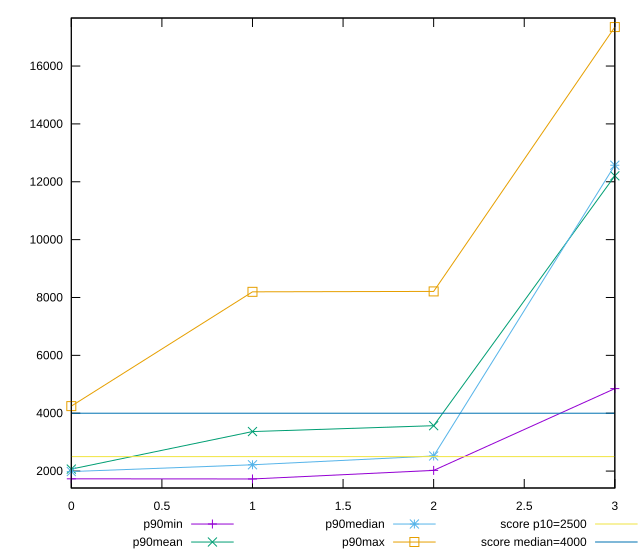

This chart was generated by the following gnuplot code:
reset

$p90Min <<EOF
0 1732.3979999999997
1 1727.56
2 2024.0579999999998
3 4850.877999999999
EOF

$p90Mean <<EOF
0 2069.1192553191495
1 3366.3131521276596
2 3568.8679787234064
3 12204.517723404253
EOF

$p90Median <<EOF
0 1984.0915
1 2218.2275
2 2522.5265
3 12571.85375
EOF

$p90Max <<EOF
0 4245.527
1 8195.789
2 8210.1745
3 17347.740999999995
EOF

set key outside below
set xrange [0:3]
set yrange [1415.15638:17660.144619999995]
set trange [1415.15638:17660.144619999995]
set terminal svg size 640, 560 enhanced background rgb 'white'
set output "reports/report_00028_2021-02-24T12-49-42.674Z/largest-contentful-paint/progression/value.svg"

plot $p90Min title "p90min" with linespoints, \
     $p90Mean title "p90mean" with linespoints, \
     $p90Median title "p90median" with linespoints, \
     $p90Max title "p90max" with linespoints, \
     2500 title "score p10=2500", \
     4000 title "score median=4000"

reset
